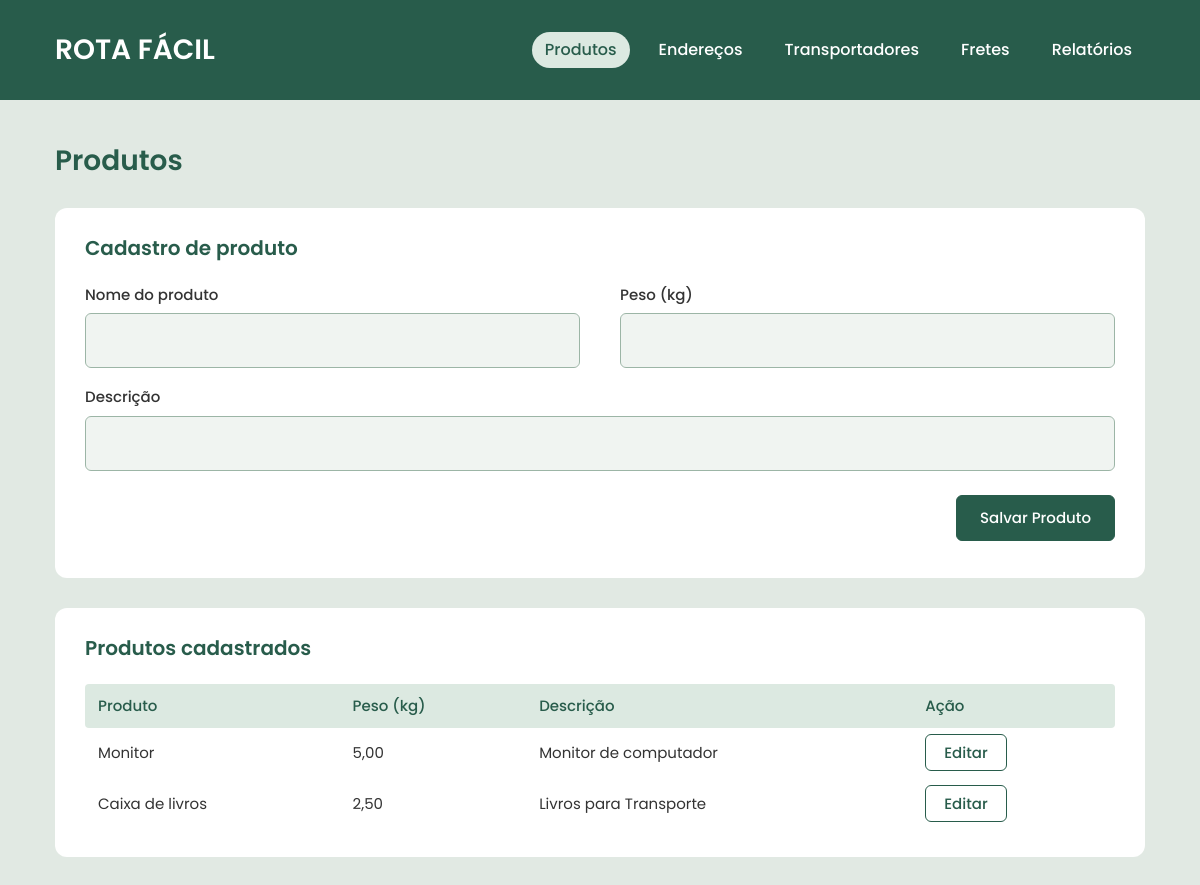
Before: /produtos.php with the older database file.
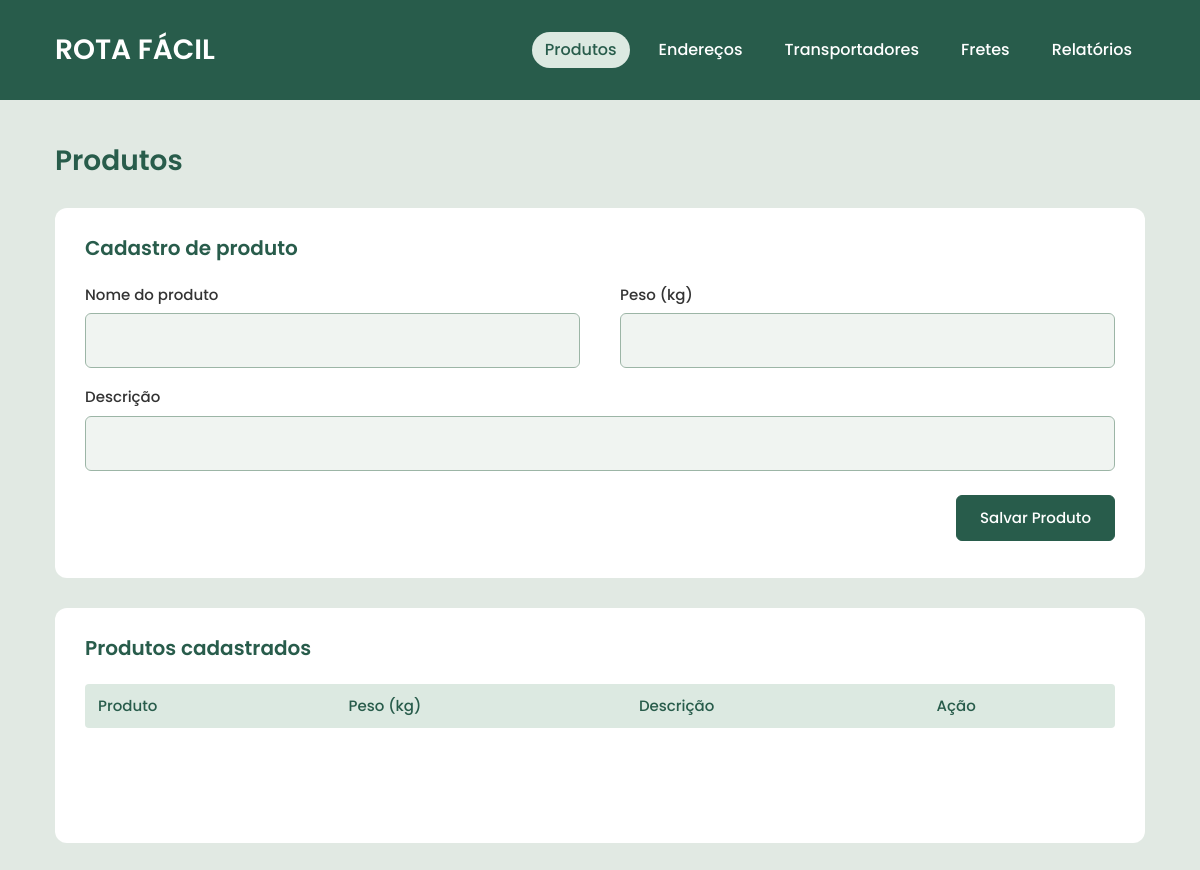
After: the same page with the newer database file.
### tables this page shows
CREATE TABLE IF NOT EXISTS produtos (
    id INT AUTO_INCREMENT PRIMARY KEY,
    nome VARCHAR(150) NOT NULL,
    peso DECIMAL(10,2) NOT NULL,
    descricao VARCHAR(255)
);

### includes/funcoes.php (called while the page is built)
<?php
function texto($valor) {
    return htmlspecialchars((string) $valor, ENT_QUOTES, 'UTF-8');
}
?>

### produtos.php (the view, shortened to what this page needs)
<?php
require 'config/conexao.php';
require 'includes/funcoes.php';
$editar = null;
$produtos = $conexao->query('SELECT * FROM produtos ORDER BY id DESC');
require 'includes/cabecalho.php';
?>
<section class="caixa caixa-formulario">
    <h2><?php echo $editar ? 'Editar produto' : 'Cadastro de produto'; ?></h2>
    <form method="post" action="produtos.php">
        <div class="grade">
            <div class="campo">
                <label for="nome">Nome do produto</label>
                <input class="form-control" type="text" id="nome" name="nome" required value="<?php echo texto($editar['nome'] ?? ''); ?>">
            </div>
            <div class="campo">
                <label for="peso">Peso (kg)</label>
                <input class="form-control" type="number" min="0.01" step="0.01" id="peso" name="peso" required value="<?php echo texto($editar['peso'] ?? ''); ?>">
            </div>
            <div class="campo campo-inteiro">
                <label for="descricao">Descrição</label>
                <input class="form-control" type="text" id="descricao" name="descricao" value="<?php echo texto($editar['descricao'] ?? ''); ?>">
            </div>
        </div>
        <div class="linha-botao">
            <button type="submit" class="btn btn-verde"><?php echo $editar ? 'Salvar alterações' : 'Salvar Produto'; ?></button>
        </div>
    </form>
</section>
<section class="caixa caixa-listagem">
    <h2>Produtos cadastrados</h2>
    <div class="tabela-responsiva">
        <table class="tabela-cadastro">
            <thead><tr><th>Produto</th><th>Peso (kg)</th><th>Descrição</th><th>Ação</th></tr></thead>
            <tbody>
                <?php while ($produto = $produtos->fetch_assoc()): ?>
                <tr>
                    <td><?php echo texto($produto['nome']); ?></td>
                    <td><?php echo number_format((float) $produto['peso'], 2, ',', '.'); ?></td>
                    <td><?php echo texto($produto['descricao']); ?></td>
                    <td><a class="btn-contorno" href="produtos.php?editar=<?php echo (int) $produto['id']; ?>">Editar</a></td>
                </tr>
                <?php endwhile; ?>
            </tbody>
        </table>
    </div>
</section>
<?php require 'includes/rodape.php'; ?>

Changed rows visible on the page:
removed produtos: nome "Monitor", peso "5,00", descricao "Monitor de computador"
removed produtos: nome "Caixa de livros", peso "2,50", descricao "Livros para Transporte"
